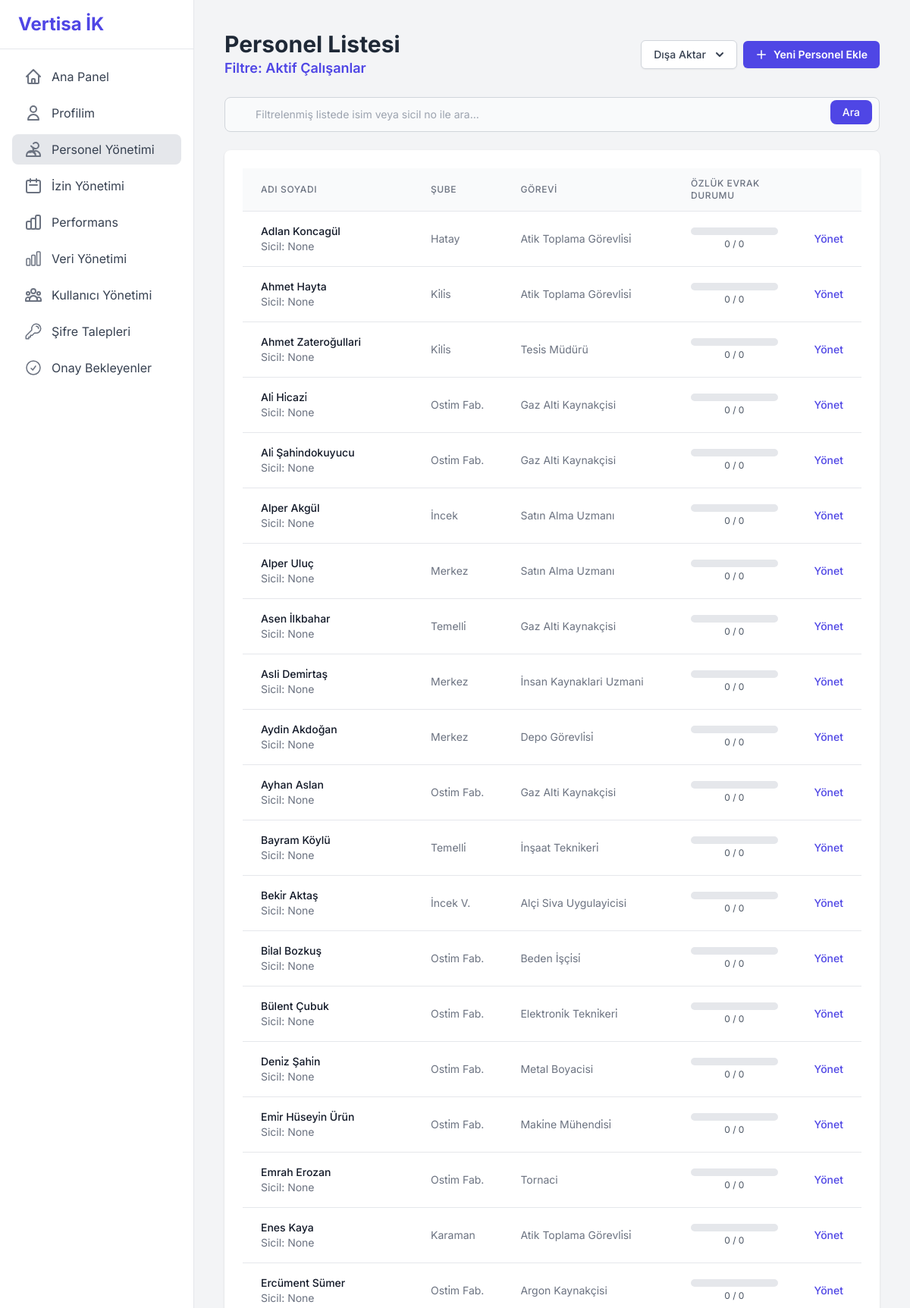
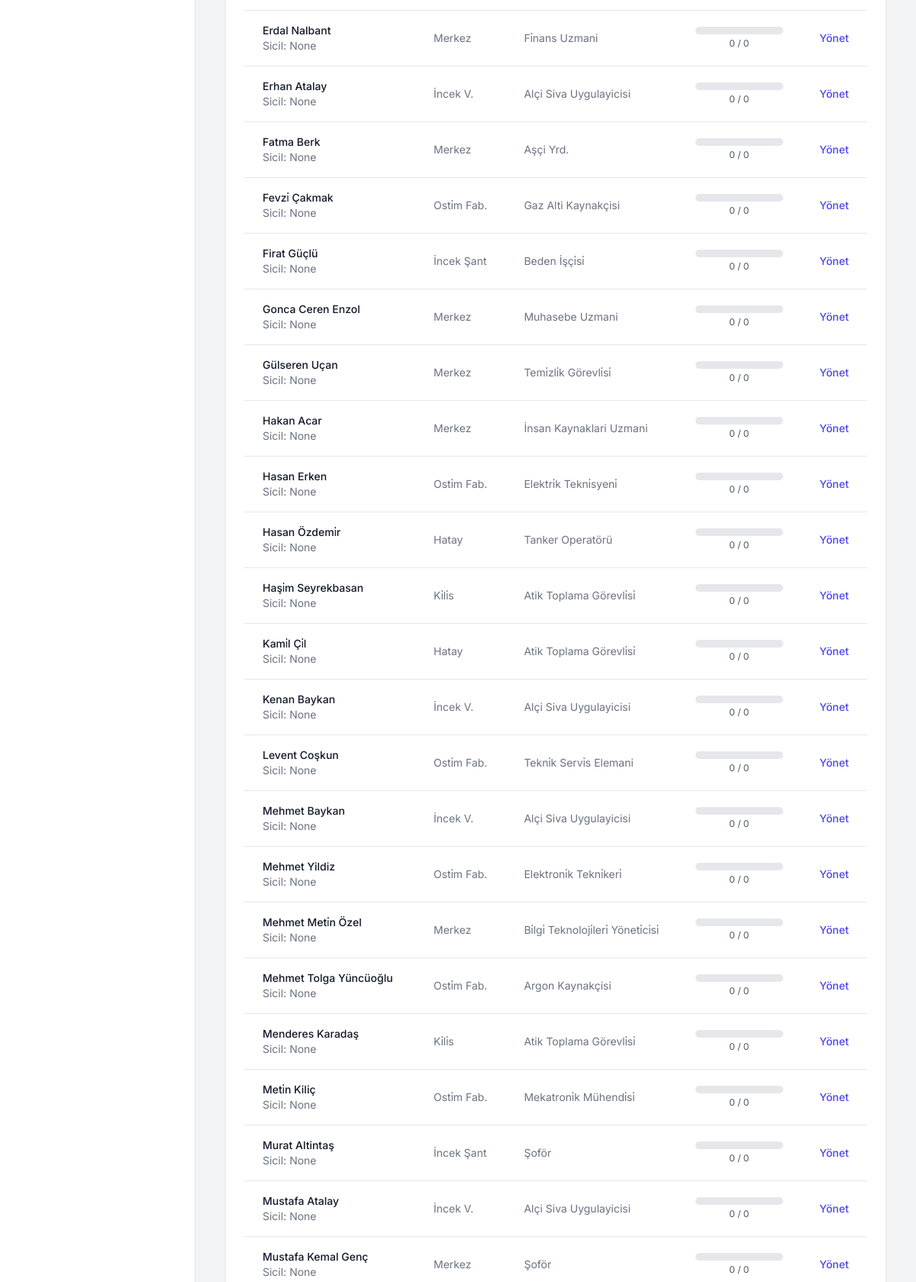
Screenshot of /personnel/ (signed in, upper part) with the database file from the repository (2 pictures, top to bottom).
### tables this page shows
CREATE TABLE calisanlar (
        id INTEGER PRIMARY KEY AUTOINCREMENT, 
        ad TEXT NOT NULL, 
        soyad TEXT NOT NULL,
        sicil_no TEXT UNIQUE,
        tc_kimlik TEXT UNIQUE NOT NULL, 
        ise_baslama_tarihi TEXT, 
        isten_cikis_tarihi TEXT,
        dogum_tarihi TEXT,
        cinsiyet TEXT,
        kan_grubu TEXT,
        tel TEXT, 
        yakin_tel TEXT, 
        adres TEXT, 
        iban TEXT, 
        egitim TEXT, 
        ucreti TEXT, 
        aciklama TEXT,
        yillik_izin_bakiye INTEGER NOT NULL DEFAULT 20, 
        yaka_tipi TEXT,
        yonetici_id INTEGER REFERENCES calisanlar(id), 
        sube_id INTEGER REFERENCES subeler(id),
        departman_id INTEGER REFERENCES departmanlar(id),
        gorev_id INTEGER REFERENCES gorevler(id), 
        mail TEXT UNIQUE,
        onay_durumu TEXT NOT NULL DEFAULT 'Onaylandı', 
        admin_notu TEXT
    );

CREATE TABLE subeler (id INTEGER PRIMARY KEY AUTOINCREMENT, sube_adi TEXT UNIQUE NOT NULL);

CREATE TABLE gorevler (id INTEGER PRIMARY KEY AUTOINCREMENT, gorev_adi TEXT UNIQUE NOT NULL);

### app/personnel.py (the view)
@bp.route('/')
@login_required
def list_personnel():
    db = g.db
    select_fields = """
        c.*, s.sube_adi, g.gorev_adi,
        (SELECT COUNT(id) FROM evraklar WHERE calisan_id = c.id AND yuklendi_mi = 1 AND kategori = 'Özlük') as yuklenen_evrak,
        (SELECT COUNT(id) FROM evraklar WHERE calisan_id = c.id AND kategori = 'Özlük') as toplam_evrak
    """
    query, params, active_filter = _build_personnel_query(select_fields)
    calisanlar = db.execute(query, params).fetchall()
    return render_template('personnel_list.html', calisanlar=calisanlar, active_filter=active_filter)

### app/auth.py (called while the page is built)
def login_required(view):
    @wraps(view)
    def wrapped_view(**kwargs):
        if 'user_id' not in session:
            flash("Bu sayfayı görüntülemek için lütfen giriş yapın.", "warning")
            return redirect(url_for('auth.login'))
        return view(**kwargs)
    return wrapped_view

### app/templates/personnel_list.html (shortened to what this page needs)
{% extends "base.html" %}
{% block content %}
<div class="flex flex-wrap justify-between items-center gap-4 mb-6">
    <div>
        <h1 class="text-3xl font-bold text-gray-800">Personel Listesi</h1>
        {% if active_filter %}
        <p class="text-lg text-indigo-600 font-semibold">Filtre: {{ active_filter }}</p>
        {% endif %}
    </div>
    <div class="flex items-center gap-2">
        <div class="relative inline-block text-left" x-data="{ open: false }" @click.away="open = false">
            <div>
                <button @click="open = !open" type="button" class="inline-flex justify-center w-full rounded-md border border-gray-300 shadow-sm px-4 py-2 bg-white text-sm font-medium text-gray-700 hover:bg-gray-50">
                    Dışa Aktar
                    <svg class="-mr-1 ml-2 h-5 w-5" xmlns="http://www.w.org/2000/svg" viewBox="0 0 20 20" fill="currentColor">
                        <path fill-rule="evenodd" d="M5.293 7.293a1 1 0 011.414 0L10 10.586l3.293-3.293a1 1 0 111.414 1.414l-4 4a1 1 0 01-1.414 0l-4-4a1 1 0 010-1.414z" clip-rule="evenodd" />
                    </svg>
                </button>
            </div>
        </div>
        <a href="{{ url_for('personnel.add') }}" class="inline-flex items-center justify-center rounded-md bg-indigo-600 px-4 py-2 text-sm font-semibold text-white shadow-sm hover:bg-indigo-500">
            <svg class="-ml-0.5 mr-1.5 h-5 w-5" viewBox="0 0 20 20" fill="currentColor">
                <path d="M10.75 4.75a.75.75 0 00-1.5 0v4.5h-4.5a.75.75 0 000 1.5h4.5v4.5a.75.75 0 001.5 0v-4.5h4.5a.75.75 0 000-1.5h-4.5v-4.5z" />
            </svg>
            Yeni Personel Ekle
        </a>
    </div>
</div>
<div class="mb-6">
    <form method="GET" action="{{ url_for('personnel.list_personnel') }}">
        <div class="relative">
            <input type="search" name="q" placeholder="Filtrelenmiş listede isim veya sicil no ile ara..." value="{{ request.args.get('q', '') }}"
                   class="block w-full p-3 pl-10 text-sm text-gray-900 border border-gray-300 rounded-lg bg-gray-50 focus:ring-indigo-500 focus:border-indigo-500">
            <button type="submit" class="text-white absolute right-2.5 bottom-2.5 bg-indigo-600 hover:bg-indigo-700 focus:ring-4 focus:outline-none focus:ring-indigo-300 font-medium rounded-lg text-sm px-4 py-1.5">Ara</button>
        </div>
    </form>
</div>
<div class="bg-white rounded-lg shadow p-6">
    <table class="min-w-full divide-y divide-gray-200">
        <thead class="bg-gray-50">
            <tr>
                <th scope="col" class="px-6 py-3 text-left text-xs font-medium text-gray-500 uppercase tracking-wider">Adı Soyadı</th>
                <th scope="col" class="px-6 py-3 text-left text-xs font-medium text-gray-500 uppercase tracking-wider">Şube</th>
                <th scope="col" class="px-6 py-3 text-left text-xs font-medium text-gray-500 uppercase tracking-wider">Görevi</th>
                <th scope="col" class="px-6 py-3 text-left text-xs font-medium text-gray-500 uppercase tracking-wider">Özlük Evrak Durumu</th>
                <th scope="col" class="relative px-6 py-3">
                </th>
            </tr>
        </thead>
        <tbody class="bg-white divide-y divide-gray-200">
            {% for calisan in calisanlar %}
            <tr class="hover:bg-gray-50 transition-colors duration-150">
                <td class="px-6 py-4 whitespace-nowrap">
                    <div class="text-sm font-medium text-gray-900">{{ calisan.ad }} {{ calisan.soyad }}</div>
                    <div class="text-sm text-gray-500">Sicil: {{ calisan.sicil_no }}</div>
                </td>
                <td class="px-6 py-4 whitespace-nowrap text-sm text-gray-500">{{ calisan.sube_adi or 'Belirtilmemiş' }}</td>
                <td class="px-6 py-4 whitespace-nowrap text-sm text-gray-500">{{ calisan.gorev_adi or 'Belirtilmemiş' }}</td>
                <td class="px-6 py-4 whitespace-nowrap">
                    {% set percentage = (calisan.yuklenen_evrak / calisan.toplam_evrak * 100) if calisan.toplam_evrak > 0 else 0 %}
                    <div class="w-full bg-gray-200 rounded-full h-2.5">
                    </div>
                    <div class="text-xs text-center text-gray-600 mt-1">{{ calisan.yuklenen_evrak }} / {{ calisan.toplam_evrak }}</div>
                </td>
                <td class="px-6 py-4 whitespace-nowrap text-right text-sm font-medium">
                    <a href="{{ url_for('personnel.manage', calisan_id=calisan.id) }}" class="text-indigo-600 hover:text-indigo-900">Yönet</a>
                </td>
            </tr>
            {% else %}
            <tr>
                <td colspan="5" class="text-center py-10 text-gray-500">
                    Aradığınız kriterlere uygun personel bulunamadı.
                </td>
            </tr>
            {% endfor %}
        </tbody>
    </table>
</div>
{% endblock %}

### app/templates/base.html (style rules this page uses)
body { font-family: 'Inter', sans-serif; }

### rows the page displays
calisanlar: ad "Adlan", soyad "Koncagül", sicil_no "None", sube_adi "Hatay", gorev_adi "Atik Toplama Görevli̇si̇", yuklenen_evrak "0", toplam_evrak "0"
calisanlar: ad "Ahmet", soyad "Hayta", sicil_no "None", sube_adi "Ki̇li̇s", gorev_adi "Atik Toplama Görevli̇si̇", yuklenen_evrak "0", toplam_evrak "0"
calisanlar: ad "Ahmet", soyad "Zateroğullari", sicil_no "None", sube_adi "Ki̇li̇s", gorev_adi "Tesi̇s Müdürü", yuklenen_evrak "0", toplam_evrak "0"
calisanlar: ad "Ali̇", soyad "Hi̇cazi̇", sicil_no "None", sube_adi "Osti̇m Fab.", gorev_adi "Gaz Alti Kaynakçisi", yuklenen_evrak "0", toplam_evrak "0"
calisanlar: ad "Ali̇", soyad "Şahi̇ndokuyucu", sicil_no "None", sube_adi "Osti̇m Fab.", gorev_adi "Gaz Alti Kaynakçisi", yuklenen_evrak "0", toplam_evrak "0"
calisanlar: ad "Alper", soyad "Akgül", sicil_no "None", sube_adi "İncek", gorev_adi "Satın Alma Uzmanı", yuklenen_evrak "0", toplam_evrak "0"
calisanlar: ad "Alper", soyad "Uluç", sicil_no "None", sube_adi "Merkez", gorev_adi "Satın Alma Uzmanı", yuklenen_evrak "0", toplam_evrak "0"
calisanlar: ad "Asen", soyad "İlkbahar", sicil_no "None", sube_adi "Temelli̇", gorev_adi "Gaz Alti Kaynakçisi", yuklenen_evrak "0", toplam_evrak "0"
calisanlar: ad "Asli", soyad "Demi̇rtaş", sicil_no "None", sube_adi "Merkez", gorev_adi "İnsan Kaynaklari Uzmani", yuklenen_evrak "0", toplam_evrak "0"
calisanlar: ad "Aydin", soyad "Akdoğan", sicil_no "None", sube_adi "Merkez", gorev_adi "Depo Görevli̇si̇", yuklenen_evrak "0", toplam_evrak "0"
calisanlar: ad "Ayhan", soyad "Aslan", sicil_no "None", sube_adi "Osti̇m Fab.", gorev_adi "Gaz Alti Kaynakçisi", yuklenen_evrak "0", toplam_evrak "0"
calisanlar: ad "Bayram", soyad "Köylü", sicil_no "None", sube_adi "Temelli̇", gorev_adi "İnşaat Tekni̇keri̇", yuklenen_evrak "0", toplam_evrak "0"
calisanlar: ad "Beki̇r", soyad "Aktaş", sicil_no "None", sube_adi "İncek V.", gorev_adi "Alçi Siva Uygulayicisi", yuklenen_evrak "0", toplam_evrak "0"
calisanlar: ad "Bi̇lal", soyad "Bozkuş", sicil_no "None", sube_adi "Osti̇m Fab.", gorev_adi "Beden İşçi̇si̇", yuklenen_evrak "0", toplam_evrak "0"
calisanlar: ad "Bülent", soyad "Çubuk", sicil_no "None", sube_adi "Osti̇m Fab.", gorev_adi "Elektroni̇k Tekni̇keri̇", yuklenen_evrak "0", toplam_evrak "0"
calisanlar: ad "Deni̇z", soyad "Şahi̇n", sicil_no "None", sube_adi "Osti̇m Fab.", gorev_adi "Metal Boyacisi", yuklenen_evrak "0", toplam_evrak "0"
calisanlar: ad "Emi̇r Hüseyi̇n", soyad "Ürün", sicil_no "None", sube_adi "Osti̇m Fab.", gorev_adi "Maki̇ne Mühendi̇si̇", yuklenen_evrak "0", toplam_evrak "0"
calisanlar: ad "Emrah", soyad "Erozan", sicil_no "None", sube_adi "Osti̇m Fab.", gorev_adi "Tornaci", yuklenen_evrak "0", toplam_evrak "0"
calisanlar: ad "Enes", soyad "Kaya", sicil_no "None", sube_adi "Karaman", gorev_adi "Atik Toplama Görevli̇si̇", yuklenen_evrak "0", toplam_evrak "0"
calisanlar: ad "Ercüment", soyad "Sümer", sicil_no "None", sube_adi "Osti̇m Fab.", gorev_adi "Argon Kaynakçisi", yuklenen_evrak "0", toplam_evrak "0"
calisanlar: ad "Erdal", soyad "Nalbant", sicil_no "None", sube_adi "Merkez", gorev_adi "Fi̇nans Uzmani", yuklenen_evrak "0", toplam_evrak "0"
calisanlar: ad "Erhan", soyad "Atalay", sicil_no "None", sube_adi "İncek V.", gorev_adi "Alçi Siva Uygulayicisi", yuklenen_evrak "0", toplam_evrak "0"
calisanlar: ad "Fatma", soyad "Berk", sicil_no "None", sube_adi "Merkez", gorev_adi "Aşçi Yrd.", yuklenen_evrak "0", toplam_evrak "0"
calisanlar: ad "Fevzi̇", soyad "Çakmak", sicil_no "None", sube_adi "Osti̇m Fab.", gorev_adi "Gaz Alti Kaynakçisi", yuklenen_evrak "0", toplam_evrak "0"
calisanlar: ad "Firat", soyad "Güçlü", sicil_no "None", sube_adi "İncek Şant", gorev_adi "Beden İşçi̇si̇", yuklenen_evrak "0", toplam_evrak "0"
calisanlar: ad "Gonca Ceren", soyad "Enzol", sicil_no "None", sube_adi "Merkez", gorev_adi "Muhasebe Uzmani", yuklenen_evrak "0", toplam_evrak "0"
calisanlar: ad "Gülseren", soyad "Uçan", sicil_no "None", sube_adi "Merkez", gorev_adi "Temi̇zli̇k Görevli̇si̇", yuklenen_evrak "0", toplam_evrak "0"
calisanlar: ad "Hakan", soyad "Acar", sicil_no "None", sube_adi "Merkez", gorev_adi "İnsan Kaynaklari Uzmani", yuklenen_evrak "0", toplam_evrak "0"
calisanlar: ad "Hasan", soyad "Erken", sicil_no "None", sube_adi "Osti̇m Fab.", gorev_adi "Elektri̇k Tekni̇syeni̇", yuklenen_evrak "0", toplam_evrak "0"
calisanlar: ad "Hasan", soyad "Özdemi̇r", sicil_no "None", sube_adi "Hatay", gorev_adi "Tanker Operatörü", yuklenen_evrak "0", toplam_evrak "0"
calisanlar: ad "Haşi̇m", soyad "Seyrekbasan", sicil_no "None", sube_adi "Ki̇li̇s", gorev_adi "Atik Toplama Görevli̇si̇", yuklenen_evrak "0", toplam_evrak "0"
calisanlar: ad "Kami̇l", soyad "Çi̇l", sicil_no "None", sube_adi "Hatay", gorev_adi "Atik Toplama Görevli̇si̇", yuklenen_evrak "0", toplam_evrak "0"
calisanlar: ad "Kenan", soyad "Baykan", sicil_no "None", sube_adi "İncek V.", gorev_adi "Alçi Siva Uygulayicisi", yuklenen_evrak "0", toplam_evrak "0"
calisanlar: ad "Levent", soyad "Coşkun", sicil_no "None", sube_adi "Osti̇m Fab.", gorev_adi "Tekni̇k Servi̇s Elemani", yuklenen_evrak "0", toplam_evrak "0"
calisanlar: ad "Mehmet", soyad "Baykan", sicil_no "None", sube_adi "İncek V.", gorev_adi "Alçi Siva Uygulayicisi", yuklenen_evrak "0", toplam_evrak "0"
calisanlar: ad "Mehmet", soyad "Yildiz", sicil_no "None", sube_adi "Osti̇m Fab.", gorev_adi "Elektroni̇k Tekni̇keri̇", yuklenen_evrak "0", toplam_evrak "0"
calisanlar: ad "Mehmet Meti̇n", soyad "Özel", sicil_no "None", sube_adi "Merkez", gorev_adi "Bi̇lgi̇ Teknoloji̇leri̇ Yöneti̇ci̇si̇", yuklenen_evrak "0", toplam_evrak "0"
calisanlar: ad "Mehmet Tolga", soyad "Yüncüoğlu", sicil_no "None", sube_adi "Osti̇m Fab.", gorev_adi "Argon Kaynakçisi", yuklenen_evrak "0", toplam_evrak "0"
calisanlar: ad "Menderes", soyad "Karadaş", sicil_no "None", sube_adi "Ki̇li̇s", gorev_adi "Atik Toplama Görevli̇si̇", yuklenen_evrak "0", toplam_evrak "0"
calisanlar: ad "Meti̇n", soyad "Kiliç", sicil_no "None", sube_adi "Osti̇m Fab.", gorev_adi "Mekatroni̇k Mühendi̇si̇", yuklenen_evrak "0", toplam_evrak "0"
calisanlar: ad "Murat", soyad "Altintaş", sicil_no "None", sube_adi "İncek Şant", gorev_adi "Şoför", yuklenen_evrak "0", toplam_evrak "0"
calisanlar: ad "Mustafa", soyad "Atalay", sicil_no "None", sube_adi "İncek V.", gorev_adi "Alçi Siva Uygulayicisi", yuklenen_evrak "0", toplam_evrak "0"
calisanlar: ad "Mustafa Kemal", soyad "Genç", sicil_no "None", sube_adi "Merkez", gorev_adi "Şoför", yuklenen_evrak "0", toplam_evrak "0"

### other values shown
{{ active_filter }} "Aktif Çalışanlar"
